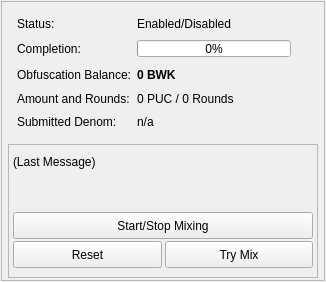
               <widget class="QWidget" name="TabObfuscation">
                <attribute name="title">
                 <string>Obfuscation</string>
                </attribute>
                <layout class="QVBoxLayout" name="verticalLayout_12">
                 <property name="leftMargin">
                  <number>1</number>
                 </property>
                 <property name="topMargin">
                  <number>1</number>
                 </property>
                 <property name="rightMargin">
                  <number>1</number>
                 </property>
                 <property name="bottomMargin">
                  <number>1</number>
                 </property>
                 <item>
                  <widget class="QFrame" name="frameObfuscation">
                   <property name="minimumSize">
                    <size>
                     <width>320</width>
                     <height>280</height>
                    </size>
                   </property>
                   <property name="layoutDirection">
                    <enum>Qt::LeftToRight</enum>
                   </property>
                   <property name="frameShape">
                    <enum>QFrame::StyledPanel</enum>
                   </property>
                   <property name="frameShadow">
                    <enum>QFrame::Raised</enum>
                   </property>
                   <layout class="QVBoxLayout" name="verticalLayout_6">
                    <property name="leftMargin">
                     <number>6</number>
                    </property>
                    <property name="topMargin">
                     <number>6</number>
                    </property>
                    <property name="rightMargin">
                     <number>6</number>
                    </property>
                    <property name="bottomMargin">
                     <number>2</number>
                    </property>
                    <item>
                     <widget class="QFrame" name="ObfuscationInfoFrame">
                      <property name="minimumSize">
                       <size>
                        <width>0</width>
                        <height>100</height>
                       </size>
                      </property>
                      <layout class="QFormLayout" name="formLayout">
                       <property name="fieldGrowthPolicy">
                        <enum>QFormLayout::AllNonFixedFieldsGrow</enum>
                       </property>
                       <property name="horizontalSpacing">
                        <number>6</number>
                       </property>
                       <property name="verticalSpacing">
                        <number>9</number>
                       </property>
                       <item row="0" column="0">
                        <widget class="QLabel" name="label_6">
                         <property name="text">
                          <string>Status:</string>
                         </property>
                        </widget>
                       </item>
                       <item row="0" column="1">
                        <widget class="QLabel" name="obfuscationEnabled">
                         <property name="text">
                          <string>Enabled/Disabled</string>
                         </property>
                        </widget>
                       </item>
                       <item row="1" column="0">
                        <widget class="QLabel" name="label_7">
                         <property name="minimumSize">
                          <size>
                           <width>0</width>
                           <height>17</height>
                          </size>
                         </property>
                         <property name="text">
                          <string>Completion:</string>
                         </property>
                        </widget>
                       </item>
                       <item row="1" column="1">
                        <widget class="QProgressBar" name="obfuscationProgress">
                         <property name="minimumSize">
                          <size>
                           <width>0</width>
                           <height>17</height>
                          </size>
                         </property>
                         <property name="maximumSize">
                          <size>
                           <width>154</width>
                           <height>15</height>
                          </size>
                         </property>
                         <property name="value">
                          <number>0</number>
                         </property>
                        </widget>
                       </item>
                       <item row="2" column="0">
                        <widget class="QLabel" name="labelAnonymizedText">
                         <property name="minimumSize">
                          <size>
                           <width>0</width>
                           <height>17</height>
                          </size>
                         </property>
                         <property name="text">
                          <string>Obfuscation Balance:</string>
                         </property>
                        </widget>
                       </item>
                       <item row="2" column="1">
                        <widget class="QLabel" name="labelAnonymized">
                         <property name="minimumSize">
                          <size>
                           <width>0</width>
                           <height>17</height>
                          </size>
                         </property>
                         <property name="font">
                          <font>
                           <weight>75</weight>
                           <bold>true</bold>
                          </font>
                         </property>
                         <property name="text">
                          <string notr="true">0 BWK</string>
                         </property>
                        </widget>
                       </item>
                       <item row="3" column="0">
                        <widget class="QLabel" name="label_8">
                         <property name="text">
                          <string>Amount and Rounds:</string>
                         </property>
                        </widget>
                       </item>
                       <item row="3" column="1">
                        <widget class="QLabel" name="labelAmountRounds">
                         <property name="text">
                          <string>0 PUC / 0 Rounds</string>
                         </property>
                        </widget>
                       </item>
                       <item row="4" column="0">
                        <widget class="QLabel" name="label_9">
                         <property name="text">
                          <string>Submitted Denom:</string>
                         </property>
                        </widget>
                       </item>
                       <item row="4" column="1">
                        <widget class="QLabel" name="labelSubmittedDenom">
                         <property name="toolTip">
                          <string>The denominations you submitted to the Masternode.&lt;br&gt;To mix, other users must submit the exact same denominations.</string>
                         </property>
                         <property name="text">
                          <string>n/a</string>
                         </property>
                        </widget>
                       </item>
                      </layout>
                     </widget>
                    </item>
                    <item>
                     <widget class="QFrame" name="frameObfuscationControl">
                      <property name="minimumSize">
                       <size>
                        <width>0</width>
                        <height>50</height>
                       </size>
                      </property>
                      <property name="maximumSize">
                       <size>
                        <width>16777215</width>
                        <height>200</height>
                       </size>
                      </property>
                      <property name="frameShape">
                       <enum>QFrame::StyledPanel</enum>
                      </property>
                      <property name="frameShadow">
                       <enum>QFrame::Raised</enum>
                      </property>
                      <layout class="QVBoxLayout" name="verticalLayout_15">
                       <property name="spacing">
                        <number>2</number>
                       </property>
                       <property name="leftMargin">
                        <number>0</number>
                       </property>
                       <property name="topMargin">
                        <number>0</number>
                       </property>
                       <property name="rightMargin">
                        <number>0</number>
                       </property>
                       <property name="bottomMargin">
                        <number>6</number>
                       </property>
                       <item>
                        <layout class="QVBoxLayout" name="verticalLayout_14">
                         <property name="spacing">
                          <number>2</number>
                         </property>
                         <property name="leftMargin">
                          <number>4</number>
                         </property>
                         <property name="topMargin">
                          <number>10</number>
                         </property>
                         <property name="rightMargin">
                          <number>4</number>
                         </property>
                         <property name="bottomMargin">
                          <number>0</number>
                         </property>
                         <item>
                          <widget class="QLabel" name="obfuscationStatus">
                           <property name="sizePolicy">
                            <sizepolicy hsizetype="Fixed" vsizetype="Preferred">
                             <horstretch>0</horstretch>
                             <verstretch>0</verstretch>
                            </sizepolicy>
                           </property>
                           <property name="minimumSize">
                            <size>
                             <width>300</width>
                             <height>20</height>
                            </size>
                           </property>
                           <property name="maximumSize">
                            <size>
                             <width>300</width>
                             <height>100</height>
                            </size>
                           </property>
                           <property name="text">
                            <string>(Last Message)</string>
                           </property>
                           <property name="alignment">
                            <set>Qt::AlignLeading|Qt::AlignLeft|Qt::AlignTop</set>
                           </property>
                           <property name="wordWrap">
                            <bool>true</bool>
                           </property>
                          </widget>
                         </item>
                         <item>
                          <spacer name="verticalSpacer">
                           <property name="orientation">
                            <enum>Qt::Vertical</enum>
                           </property>
                           <property name="sizeType">
                            <enum>QSizePolicy::MinimumExpanding</enum>
                           </property>
                           <property name="sizeHint" stdset="0">
                            <size>
                             <width>20</width>
                             <height>20</height>
                            </size>
                           </property>
                          </spacer>
                         </item>
                         <item>
                          <layout class="QHBoxLayout" name="horizontalLayout_10">
                           <item>
                            <widget class="QPushButton" name="toggleObfuscation">
                             <property name="sizePolicy">
                              <sizepolicy hsizetype="Preferred" vsizetype="Fixed">
                               <horstretch>0</horstretch>
                               <verstretch>0</verstretch>
                              </sizepolicy>
                             </property>
                             <property name="minimumSize">
                              <size>
                               <width>0</width>
                               <height>27</height>
                              </size>
                             </property>
                             <property name="maximumSize">
                              <size>
                               <width>16777215</width>
                               <height>27</height>
                              </size>
                             </property>
                             <property name="cursor">
                              <cursorShape>ArrowCursor</cursorShape>
                             </property>
                             <property name="text">
                              <string>Start/Stop Mixing</string>
                             </property>
                            </widget>
                           </item>
                          </layout>
                         </item>
                         <item>
                          <layout class="QHBoxLayout" name="horizontalLayout_14">
                           <property name="spacing">
                            <number>3</number>
                           </property>
                           <property name="sizeConstraint">
                            <enum>QLayout::SetFixedSize</enum>
                           </property>
                           <property name="bottomMargin">
                            <number>3</number>
                           </property>
                           <item>
                            <widget class="QPushButton" name="obfuscationReset">
                             <property name="sizePolicy">
                              <sizepolicy hsizetype="Preferred" vsizetype="Fixed">
                               <horstretch>0</horstretch>
                               <verstretch>0</verstretch>
                              </sizepolicy>
                             </property>
                             <property name="minimumSize">
                              <size>
                               <width>65</width>
                               <height>27</height>
                              </size>
                             </property>
                             <property name="maximumSize">
                              <size>
                               <width>150</width>
                               <height>27</height>
                              </size>
                             </property>
                             <property name="toolTip">
                              <string>Reset the current status of Obfuscation (can interrupt Obfuscation if it's in the process of Mixing, which can cost you money!)</string>
                             </property>
                             <property name="autoFillBackground">
                              <bool>false</bool>
                             </property>
                             <property name="text">
                              <string>Reset</string>
                             </property>
                            </widget>
                           </item>
                           <item>
                            <widget class="QPushButton" name="obfuscationAuto">
                             <property name="sizePolicy">
                              <sizepolicy hsizetype="Preferred" vsizetype="Fixed">
                               <horstretch>0</horstretch>
                               <verstretch>0</verstretch>
                              </sizepolicy>
                             </property>
                             <property name="minimumSize">
                              <size>
                               <width>65</width>
                               <height>27</height>
                              </size>
                             </property>
                             <property name="maximumSize">
                              <size>
                               <width>150</width>
                               <height>27</height>
                              </size>
                             </property>
                             <property name="toolTip">
                              <string>Try to manually submit a Obfuscation request.</string>
                             </property>
                             <property name="text">
                              <string>Try Mix</string>
                             </property>
                            </widget>
                           </item>
                          </layout>
                         </item>
                        </layout>
                       </item>
                      </layout>
                     </widget>
                    </item>
                   </layout>
                  </widget>
                 </item>
                </layout>
               </widget>
